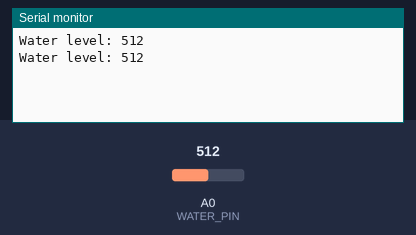
Simulated run of this program. Board: Arduino Mega 2560, built with avr-gcc and run on an emulated ATmega2560. Parts: the last lines printed to the serial monitor. The test bench sets the inputs (shaded band); at power-on: A0 (WATER_PIN) = 512.

Above: at 1.8 s.
1.9 s: A0 (WATER_PIN) set to 716
At 2.8 s:
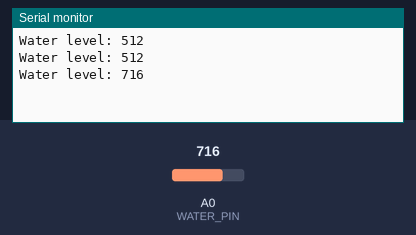
3.4 s: A0 (WATER_PIN) set to 900
At 4.9 s:
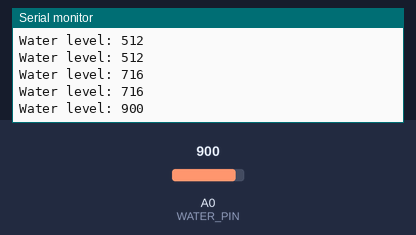
Timing chart, 0 to 6.4 s (numbered marks = the images above; inputs shaded):
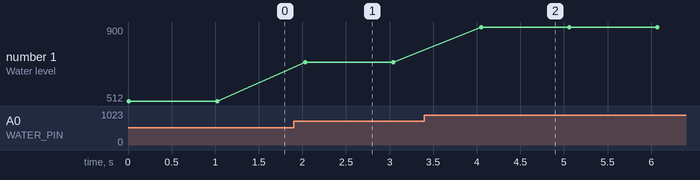

The program:

main.cpp
```cpp
#include <Arduino.h>

// Pin assignments — must match wiring.yaml
constexpr byte WATER_PIN = A0;
constexpr byte POWER_PIN = 7;

int readSensor();

void setup() {
  pinMode(WATER_PIN, INPUT);
  pinMode(POWER_PIN, OUTPUT);
  digitalWrite(POWER_PIN, LOW);
  Serial.begin(115200);
}

void loop() {
  int waterLevel = readSensor();
  Serial.print("Water level: ");
  Serial.println(waterLevel);
  delay(1000);
}

// Power the sensor only during reads to prevent corrosion
int readSensor() {
  digitalWrite(POWER_PIN, HIGH);
  delay(10);
  int val = analogRead(WATER_PIN);
  digitalWrite(POWER_PIN, LOW);
  return val;
}
```

Measured:
- after the input at 1.9 s, the serial monitor: prints a new line after 0.13 s (image 1)
- after the input at 3.4 s, the serial monitor: prints a new line after 0.65 s (image 2)
- plotted number 1: 512 → 716 after the input at 1.9 s, 716 → 900 after the input at 3.4 s
